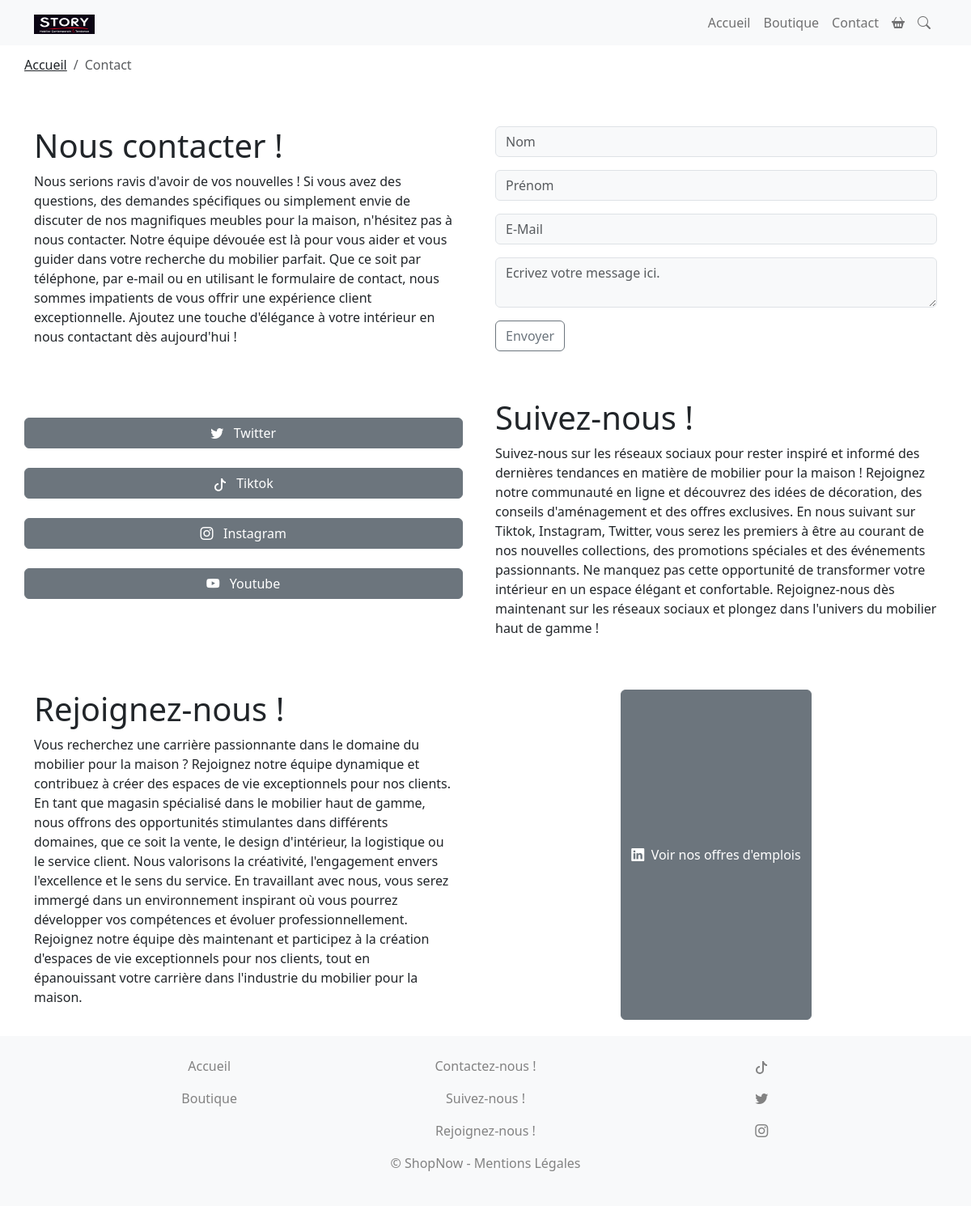
Page /contact/ on the committed database.
### listings/models.py (models this page shows, shortened)
class SocialNetwork(models.Model):
    name = models.fields.CharField(max_length=50)
    url = models.URLField()
    logo = models.fields.CharField(max_length=2000)

### listings/views.py (the view, shortened to what this page needs)
# urls.py: path('contact/', views.contact, name='contact'),
def contact(request):
    socials = SocialNetwork.objects.all()
    return render(request, 'listings/contact.html', {'socials': socials})

### listings/templates/listings/contact.html (shortened to what this page needs)
{% extends 'listings/base.html' %}
{% block content %}
<section class="page">
  <nav aria-label="breadcrumb">
    <ol class="breadcrumb">
        <li class="breadcrumb-item"><a class="text-dark" href="{% url 'accueil' %}">Accueil</a></li>
        <li class="breadcrumb-item active" aria-current="page">Contact</li>
    </ol>
</nav>
  <div class="container">
    <div class="row">
      <div class="col-12 col-md-6 mt-5">
        <h1>Nous contacter !</h1>
        <p style="width: 95%;">
          Nous serions ravis d'avoir de vos nouvelles !
          Si vous avez des questions, des demandes spécifiques
          ou simplement envie de discuter de nos magnifiques meubles
          pour la maison, n'hésitez pas à nous contacter.
          Notre équipe dévouée est là pour vous aider et vous
          guider dans votre recherche du mobilier parfait.
          Que ce soit par téléphone, par e-mail ou en utilisant le
          formulaire de contact, nous sommes impatients
          de vous offrir une expérience client exceptionnelle.
          Ajoutez une touche d'élégance à votre intérieur en nous
          contactant dès aujourd'hui !
        </p>
      </div>
      <div class="col-12 col-md-6  mt-5">
        <form action="" method="post" name="ContactUs">
          <input class="form-control me-2 text-bg-light mb-3" type="text" name="firstName" placeholder="Nom" aria-label="Search" required>
          <input class="form-control me-2 text-bg-light mb-3" type="text" name="lastName" placeholder="Prénom" aria-label="Search" required>
          <input class="form-control me-2 text-bg-light mb-3" type="email" name="email" placeholder="E-Mail" required>
          <textarea class="form-control me-2 text-bg-light mb-3" name="message" placeholder="Ecrivez votre message ici." required></textarea>
          <button class="btn btn-outline-secondary" type="submit">Envoyer</button>
        </form>
      </div>
    </div>
    <div class="row">
      <div class="col-12 col-md-6 mt-5">
        {% for social in socials %}
          <div class="row">
            <a href="{{ social.url }}" class="btn btn-secondary mt-4" style="width: 95%;">
              {% autoescape off %}
                {{ social.logo }} &nbsp; {{ social.name }}
              {% endautoescape %}
            </a>
          </div>
        {% endfor %}
      </div>
      <div class="col-12 col-md-6  mt-5">
        <h1>Suivez-nous !</h1>
        <p>
          Suivez-nous sur les réseaux sociaux pour rester
          inspiré et informé des dernières tendances en matière de
          mobilier pour la maison ! Rejoignez notre communauté en
          ligne et découvrez des idées de décoration, des conseils
          d'aménagement et des offres exclusives. En nous suivant sur
          Tiktok, Instagram, Twitter, vous serez les premiers à être
          au courant de nos nouvelles collections, des promotions spéciales
          et des événements passionnants. Ne manquez pas cette opportunité
          de transformer votre intérieur en un espace élégant et confortable.
          Rejoignez-nous dès maintenant sur les réseaux sociaux et plongez
          dans l'univers du mobilier haut de gamme !
        </p>
      </div>
    </div>
    <div class="row">
      <div class="col-12 col-md-6 mt-5">
        <h1>Rejoignez-nous !</h1>
        <p style="width: 95%;">
          Vous recherchez une carrière passionnante dans le domaine du
          mobilier pour la maison ? Rejoignez notre équipe dynamique et
          contribuez à créer des espaces de vie exceptionnels pour nos clients.
          En tant que magasin spécialisé dans le mobilier haut de gamme,
          nous offrons des opportunités stimulantes dans différents domaines,
          que ce soit la vente, le design d'intérieur, la logistique ou
          le service client. Nous valorisons la créativité, l'engagement
          envers l'excellence et le sens du service. En travaillant avec nous,
          vous serez immergé dans un environnement inspirant où vous pourrez
          développer vos compétences et évoluer professionnellement.
          Rejoignez notre équipe dès maintenant et participez à la création
          d'espaces de vie exceptionnels pour nos clients, tout en épanouissant
          votre carrière dans l'industrie du mobilier pour la maison.
        </p>
      </div>
      <div class="col-12 col-md-6 mt-5 d-flex justify-content-center">
        <a class="btn btn-secondary d-flex align-items-center justify-content-center" href="https://www.linkedin.com/in/saad-rafiqul-9a964220a/">
          <i class="bi bi-linkedin"></i> &nbsp; Voir nos offres d'emplois
        </a>
      </div>
    </div>
  </div>
</section>
{% endblock %}

### listings/static/listings/styles.css (style rules this page uses)
body { padding: 0; margin: 0; color: #000; font-family: 'Lato', sans-serif; }
body .page { margin: 20px 30px; }

### rows in the picture
SocialNetwork: name "Twitter"
SocialNetwork: name "Tiktok"
SocialNetwork: name "Instagram"
SocialNetwork: name "Youtube"
